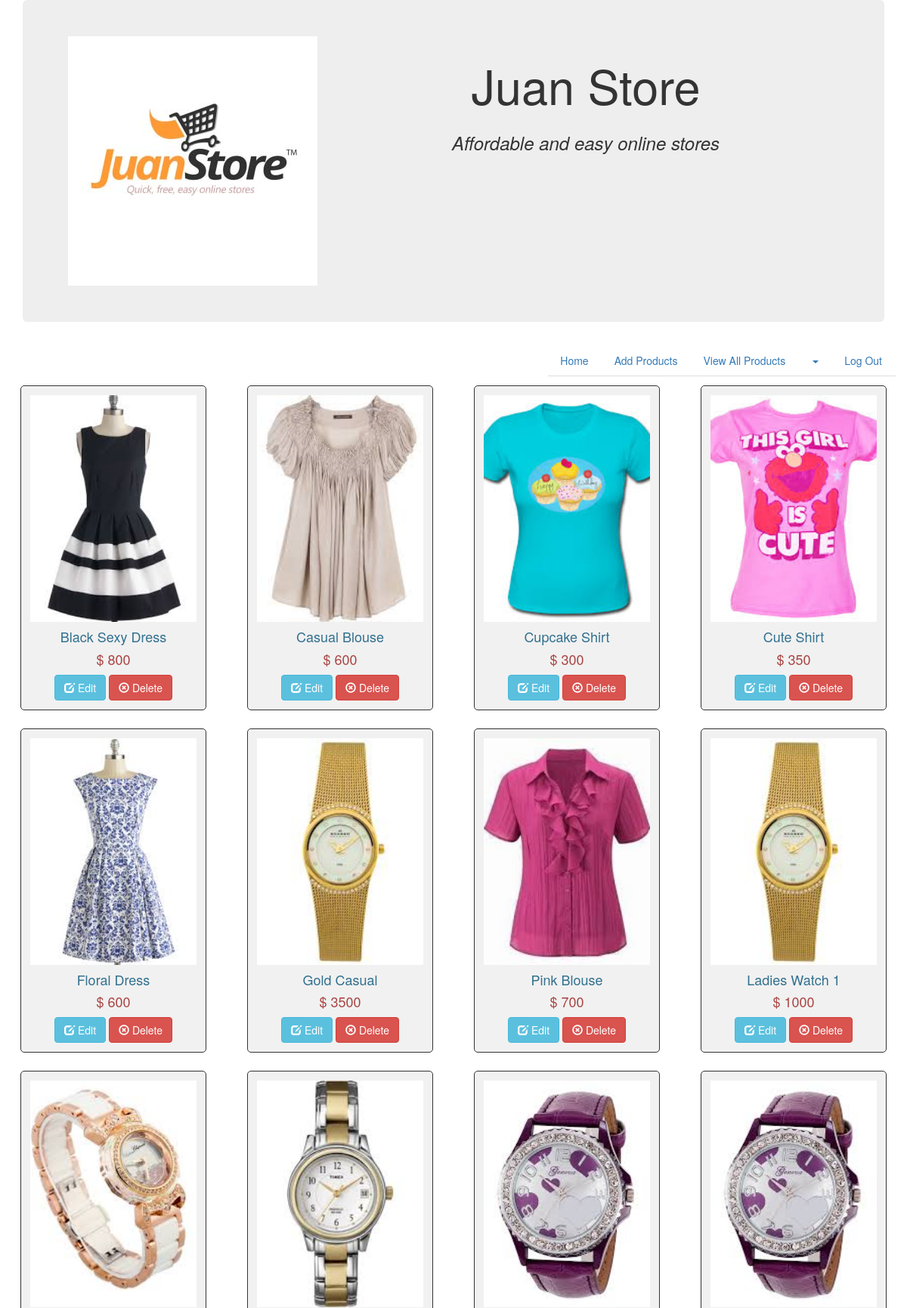
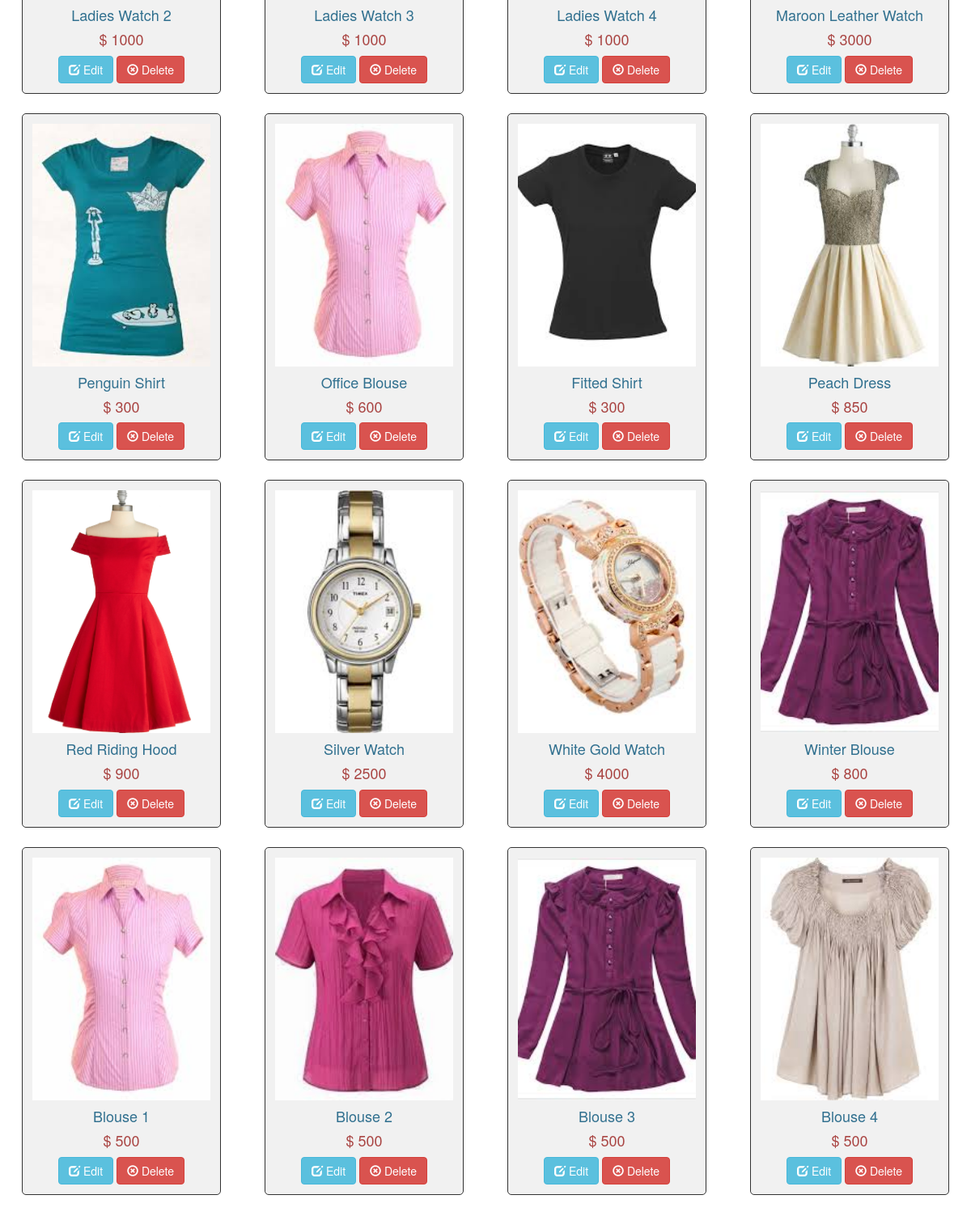
Page /Women.php (signed in, upper part) on the committed database (2 pictures, top to bottom).
### tables this page shows
CREATE TABLE `product` (
  `productID` int(11) NOT NULL,
  `productName` varchar(255) NOT NULL,
  `price` int(11) NOT NULL,
  `gender` varchar(255) DEFAULT NULL,
  `image` varchar(255) DEFAULT NULL,
  `catID` int(11) DEFAULT NULL
);

### Women.php (the view, shortened to what this page needs)
<?php
require('dbconnect.php');
?>
<!doctype html>
<head>
    <link rel="stylesheet" href="css/bootstrap.css"></link>
    <link rel="stylesheet" href="css/styles.css"></link>
</head>
<body>
    <div class ="container">
        <div class="jumbotron">
            <div class="row">
                <div class="col-md-4">
                    <img src="images/logo.jpg">
                </div>
            <div class="col-md-8">
                <h1 class="lead text-center">Juan Store</h1>
                <h3 class="text-center"><i>Affordable and easy online stores</i></h3>
            </div>
            </div>
        </div>
    </div>
    <div class="container">
        <ul class="nav nav-tabs navbar-right">
            <li><a href="dashboard.html">Home</a></li>
            <li><a href="AddProducts.php" id="addproducts">Add Products</a></li>
            <li ><a href="products.php">View All Products</a></li>
            <li class="dropdown"><a href="#" class="dropdown-toggle" data-toggle="dropdown">
            <span class="caret"></span></a>
            </li>
            <li><a href="Logout.php">Log Out </a></li>
        </ul>
    </div>
    <?php
    $sql="Select productName, price, image, productID FROM product WHERE gender='women'";
    $result=mysqli_query($conn,$sql) or die(mysql_error());
    while($row=mysqli_fetch_array($result))
    {
    ?>
    <form action="products.php" method="POST" enctype="multipart/form-data" class="form-horizontal">
        <div class="col-md-3">
            <div class="item_display text-center">
                <img src="images/Women/<?php echo $row["image"]; ?>" class="item_img"/><br/>
                <h4 class="text-info"><?php echo $row["productName"]; ?></h4>
                <h4 class="text-danger">$ <?php echo $row["price"]; ?></h4>
                <span>
                <a class="btn btn-info" href="Edit.php?edit_id=<?php echo $row['productID']; ?>"><span class="glyphicon glyphicon-edit"></span> Edit</a>
                </span>
                <span>
                <a class="btn btn-danger" href="DeleteProducts.php?delete_id=<?php echo $row['productID']; ?>" onclick="return confirm('Are you sure you want to delete this item?')"><span class="glyphicon glyphicon-remove-circle"></span> Delete</a>
                </span>
            </div>
        </div>
        <?php
        }
        ?>
    </form>
</body>
<html>

### css/styles.css (style rules this page uses)
html { padding: 0; margin: 0; }
.item_display { overflow: hidden; border:1px solid #333; background-color:#f1f1f1; border-radius:5px; padding: 12px; align-items: center; justify-content: center; margin: 12px; }
.item_img { width: 100%; height: 300px; object-fit: cover; }

### rows in the picture
product: image (picture), productName "Black Sexy Dress", price "800"
product: image (picture), productName "Casual Blouse", price "600"
product: image (picture), productName "Cupcake Shirt", price "300"
product: image (picture), productName "Cute Shirt", price "350"
product: image (picture), productName "Floral Dress", price "600"
product: image (picture), productName "Gold Casual", price "3500"
product: image (picture), productName "Pink Blouse", price "700"
product: image (picture), productName "Ladies Watch 1", price "1000"
product: image (picture), productName "Ladies Watch 2", price "1000"
product: image (picture), productName "Ladies Watch 3", price "1000"
product: image (picture), productName "Ladies Watch 4", price "1000"
product: image (picture), productName "Maroon Leather Watch", price "3000"
product: image (picture), productName "Penguin Shirt", price "300"
product: image (picture), productName "Office Blouse", price "600"
product: image (picture), productName "Fitted Shirt", price "300"
product: image (picture), productName "Peach Dress", price "850"
product: image (picture), productName "Red Riding Hood", price "900"
product: image (picture), productName "Silver Watch", price "2500"
product: image (picture), productName "White Gold Watch", price "4000"
product: image (picture), productName "Winter Blouse", price "800"
product: image (picture), productName "Blouse 1", price "500"
product: image (picture), productName "Blouse 2", price "500"
product: image (picture), productName "Blouse 3", price "500"
product: image (picture), productName "Blouse 4", price "500"
